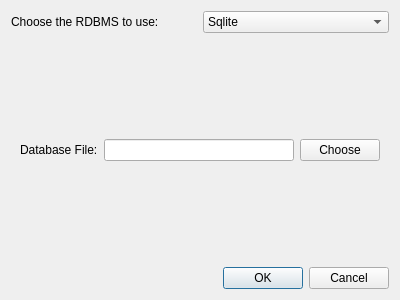
<?xml version="1.0" encoding="UTF-8"?>
<ui version="4.0">
 <class>ConfigureDatabaseForm</class>
 <widget class="QDialog" name="ConfigureDatabaseForm">
  <property name="geometry">
   <rect>
    <x>0</x>
    <y>0</y>
    <width>400</width>
    <height>300</height>
   </rect>
  </property>
  <property name="windowTitle">
   <string>Dialog</string>
  </property>
  <layout class="QVBoxLayout" name="verticalLayout">
   <item>
    <layout class="QHBoxLayout" name="horizontalLayout">
     <item>
      <widget class="QLabel" name="label">
       <property name="text">
        <string>Choose the RDBMS to use:</string>
       </property>
      </widget>
     </item>
     <item>
      <widget class="QComboBox" name="comboBox">
       <item>
        <property name="text">
         <string>Sqlite</string>
        </property>
       </item>
       <item>
        <property name="text">
         <string>PostgreSql</string>
        </property>
       </item>
      </widget>
     </item>
    </layout>
   </item>
   <item>
    <widget class="QStackedWidget" name="stackedWidget">
     <property name="currentIndex">
      <number>0</number>
     </property>
     <widget class="QWidget" name="page">
      <layout class="QHBoxLayout" name="horizontalLayout_2">
       <item>
        <widget class="QLabel" name="fileLabel">
         <property name="text">
          <string>Database File:</string>
         </property>
        </widget>
       </item>
       <item>
        <widget class="QLineEdit" name="fileDisplay">
         <property name="readOnly">
          <bool>true</bool>
         </property>
        </widget>
       </item>
       <item>
        <widget class="QPushButton" name="fileButton">
         <property name="text">
          <string>Choose</string>
         </property>
        </widget>
       </item>
      </layout>
     </widget>
     <widget class="QWidget" name="page_2">
      <layout class="QGridLayout" name="gridLayout">
       <item row="0" column="0">
        <widget class="QLabel" name="userLabel">
         <property name="text">
          <string>User:</string>
         </property>
        </widget>
       </item>
       <item row="0" column="1">
        <widget class="QLineEdit" name="userEdit"/>
       </item>
       <item row="1" column="0">
        <widget class="QLabel" name="passwordLabel">
         <property name="text">
          <string>Password</string>
         </property>
        </widget>
       </item>
       <item row="1" column="1">
        <widget class="QLineEdit" name="passwordEdit">
         <property name="echoMode">
          <enum>QLineEdit::Password</enum>
         </property>
        </widget>
       </item>
       <item row="2" column="0">
        <widget class="QLabel" name="databaseLabel">
         <property name="text">
          <string>Database</string>
         </property>
        </widget>
       </item>
       <item row="2" column="1">
        <widget class="QLineEdit" name="databaseEdit"/>
       </item>
       <item row="3" column="0">
        <widget class="QLabel" name="hostLabel">
         <property name="text">
          <string>Host</string>
         </property>
        </widget>
       </item>
       <item row="3" column="1">
        <widget class="QLineEdit" name="hostEdit">
         <property name="text">
          <string>localhost</string>
         </property>
        </widget>
       </item>
       <item row="4" column="0">
        <widget class="QLabel" name="portLabel">
         <property name="text">
          <string>Port</string>
         </property>
        </widget>
       </item>
       <item row="4" column="1">
        <widget class="QSpinBox" name="portEdit">
         <property name="maximum">
          <number>65535</number>
         </property>
         <property name="value">
          <number>5432</number>
         </property>
        </widget>
       </item>
      </layout>
     </widget>
    </widget>
   </item>
   <item>
    <widget class="QDialogButtonBox" name="buttonBox">
     <property name="orientation">
      <enum>Qt::Horizontal</enum>
     </property>
     <property name="standardButtons">
      <set>QDialogButtonBox::Cancel|QDialogButtonBox::Ok</set>
     </property>
    </widget>
   </item>
  </layout>
 </widget>
 <resources/>
 <connections>
  <connection>
   <sender>buttonBox</sender>
   <signal>rejected()</signal>
   <receiver>ConfigureDatabaseForm</receiver>
   <slot>reject()</slot>
   <hints>
    <hint type="sourcelabel">
     <x>295</x>
     <y>288</y>
    </hint>
    <hint type="destinationlabel">
     <x>286</x>
     <y>274</y>
    </hint>
   </hints>
  </connection>
  <connection>
   <sender>comboBox</sender>
   <signal>currentIndexChanged(int)</signal>
   <receiver>stackedWidget</receiver>
   <slot>setCurrentIndex(int)</slot>
   <hints>
    <hint type="sourcelabel">
     <x>320</x>
     <y>22</y>
    </hint>
    <hint type="destinationlabel">
     <x>327</x>
     <y>68</y>
    </hint>
   </hints>
  </connection>
 </connections>
</ui>
